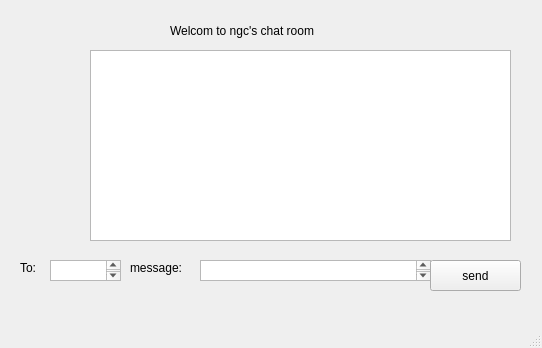
<?xml version="1.0" encoding="UTF-8"?>
<ui version="4.0">
 <class>MainWindow</class>
 <widget class="QMainWindow" name="MainWindow">
  <property name="geometry">
   <rect>
    <x>0</x>
    <y>0</y>
    <width>542</width>
    <height>348</height>
   </rect>
  </property>
  <property name="windowTitle">
   <string>MainWindow</string>
  </property>
  <widget class="QWidget" name="centralwidget">
   <widget class="QLabel" name="label_3">
    <property name="geometry">
     <rect>
      <x>170</x>
      <y>10</y>
      <width>191</width>
      <height>41</height>
     </rect>
    </property>
    <property name="text">
     <string>Welcom to ngc's chat room</string>
    </property>
   </widget>
   <widget class="QTextEdit" name="textEdit_2">
    <property name="geometry">
     <rect>
      <x>50</x>
      <y>260</y>
      <width>71</width>
      <height>21</height>
     </rect>
    </property>
   </widget>
   <widget class="QTextEdit" name="textEdit_3">
    <property name="geometry">
     <rect>
      <x>200</x>
      <y>260</y>
      <width>231</width>
      <height>21</height>
     </rect>
    </property>
   </widget>
   <widget class="QLabel" name="label">
    <property name="geometry">
     <rect>
      <x>20</x>
      <y>260</y>
      <width>60</width>
      <height>16</height>
     </rect>
    </property>
    <property name="text">
     <string>To:</string>
    </property>
   </widget>
   <widget class="QLabel" name="label_2">
    <property name="geometry">
     <rect>
      <x>130</x>
      <y>260</y>
      <width>60</width>
      <height>16</height>
     </rect>
    </property>
    <property name="text">
     <string>message:</string>
    </property>
   </widget>
   <widget class="QPushButton" name="pushButton">
    <property name="geometry">
     <rect>
      <x>430</x>
      <y>260</y>
      <width>91</width>
      <height>31</height>
     </rect>
    </property>
    <property name="text">
     <string>send</string>
    </property>
   </widget>
   <widget class="QListWidget" name="listWidget">
    <property name="geometry">
     <rect>
      <x>90</x>
      <y>50</y>
      <width>421</width>
      <height>191</height>
     </rect>
    </property>
   </widget>
  </widget>
  <widget class="QMenuBar" name="menubar">
   <property name="geometry">
    <rect>
     <x>0</x>
     <y>0</y>
     <width>542</width>
     <height>22</height>
    </rect>
   </property>
  </widget>
  <widget class="QStatusBar" name="statusbar"/>
 </widget>
 <resources/>
 <connections/>
</ui>
